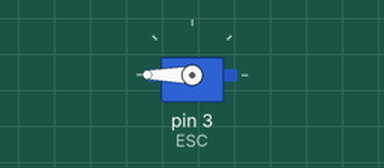
Simulated run of this sketch. Board: Arduino Uno, built with avr-gcc and run on an emulated ATmega328P. On the bench: servo.

Above: at 0.1 s.
At 7.1 s:
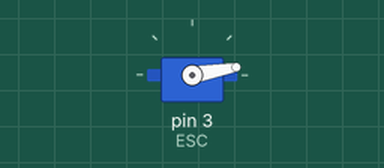
Timing chart, 0 to 8.6 s (numbered marks = the images above):
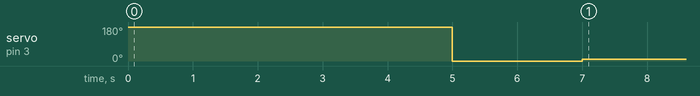

Measured:
- by itself, servo on pin 3 (ESC): 180° → 0° at 5.0 s, → 10° 2.0 s later

The sketch:

calibrationtest.ino
```cpp
#include<Servo.h>
Servo ESC;
void setup() {
  ESC.attach(3,1000,2000);
  ESC.write(180);
  delay(5000);
  ESC.write(0);
  delay(2000);
  ESC.write(10);
}

void loop() {

}
```
